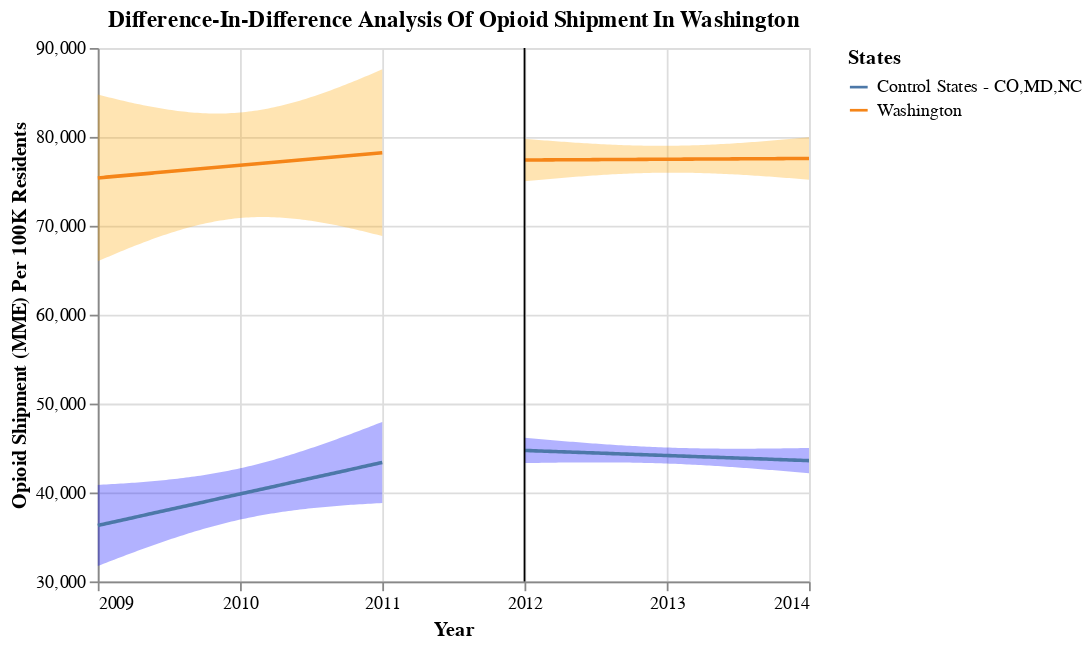

The notebook cell this image was saved under:
### Code cell
# creating the final plot for pre-post analysis of drug overdose deaths in Florida
 
washington_before_chart = build_chart(
    wa_b4, "orange", "Year","shipment_per_100k", "Washington",  alpha=0.05
)
 
washington_after_chart = build_chart(
    wa_after, "orange", "Year", "shipment_per_100k", "Washington", alpha=0.05
)

other_states_before_chart = build_chart(
    comp_b4, "blue", "Year","shipment_per_100k", "Control States - CO,MD,NC",  alpha=0.05
)
 
other_states_after_chart = build_chart(
    comp_after, "blue", "Year", "shipment_per_100k", "Control States - CO,MD,NC", alpha=0.05
)
 
washington_final_diff_in_diff_prescriptions = (washington_before_chart + washington_after_chart + other_states_before_chart + other_states_after_chart + line).properties(title="Difference-In-Difference Analysis Of Opioid Shipment In Washington")
 
washington_final_diff_in_diff_prescriptions
